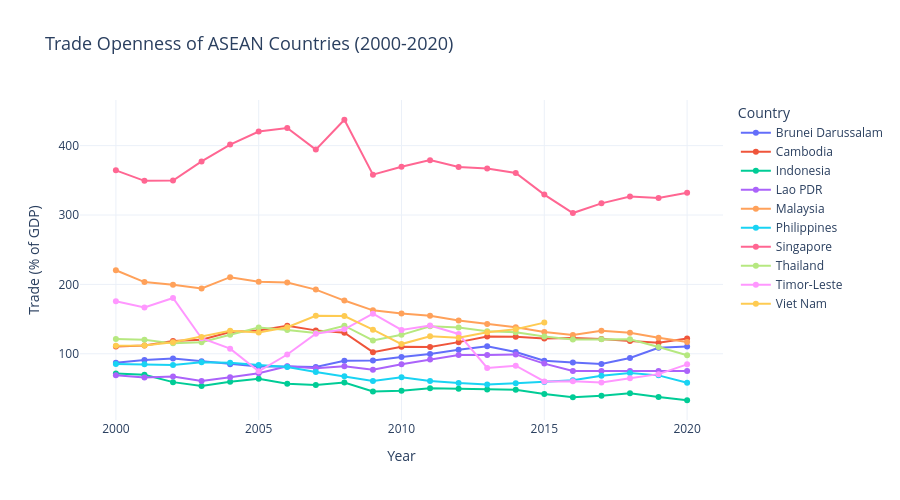
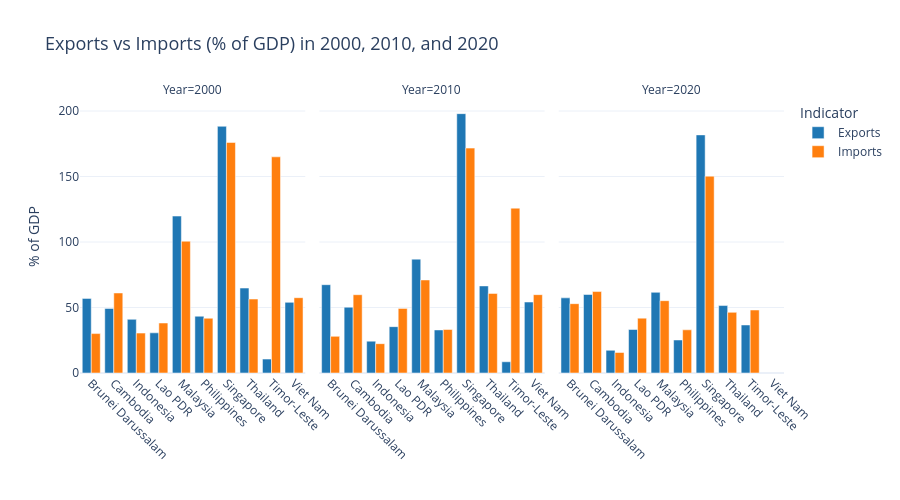

Source (notebook cell) for these figures, in order:
### Markdown cell above
- **Data field:**
  - `Trade (% of GDP)`: Represents the total value of exports and imports of goods and services as a share of GDP. It is the primary indicator of a country's economic openness and integration into the global market.
  - `Exports of goods and services (% of GDP)`: Measures the contribution of international sales to the national economy.
  - `Imports of goods and services (% of GDP)`: Indicates the economy's reliance on foreign goods and services.

- **Chart type:**
  - **Multi-line chart** for `Trade (% of GDP)` over time: Best suited for visualizing long-term trends and comparing the trajectory of economic openness across all 11 countries.
  - **Grouped Bar chart** for `Exports` and `Imports` at milestone years (2000, 2010, 2020): Allows for a detailed cross-sectional comparison of the trade balance structure (Export vs. Import ratios) during key decades.

- **Expected insight:** Singapore will stand out as an exceptionally open economy. Vietnam is likely to show a rapid increase in trade openness in the later period. Economies with massive domestic markets, like Indonesia, usually exhibit lower trade-to-GDP ratios compared to highly open ones.

### Code cell
# CHART 1: LINE CHART FOR TRADE (% OF GDP)
df_trade = df[['Country Name', 'Year', 'Trade (% of GDP)']].dropna()

fig_line = px.line(
    df_trade, 
    x="Year", 
    y="Trade (% of GDP)", 
    color="Country Name",
    markers=True,
    title="Trade Openness of ASEAN Countries (2000-2020)",
    labels={
        "Trade (% of GDP)": "Trade (% of GDP)",
        "Year": "Year"
    },
    template="plotly_white"
)
fig_line.update_layout(height=500, title_font_size=18, legend_title="Country")
fig_line.show()


# CHART 2: GROUPED BAR CHART FOR EXPORT/IMPORT (2000, 2010, 2020)

# Filter data for specific milestone years
milestone_years = [2000, 2010, 2020]
df_milestones = df[df['Year'].isin(milestone_years)][[
    'Country Name', 'Year', 
    'Exports of goods and services (% of GDP)', 
    'Imports of goods and services (% of GDP)'
]].dropna()

# Reshape data to long format for easier plotting with Plotly Express
df_melted = df_milestones.melt(
    id_vars=['Country Name', 'Year'],
    value_vars=['Exports of goods and services (% of GDP)', 'Imports of goods and services (% of GDP)'],
    var_name='Trade Type',
    value_name='Percentage'
)

# Rename the values for cleaner legend
df_melted['Trade Type'] = df_melted['Trade Type'].replace({
    'Exports of goods and services (% of GDP)': 'Exports',
    'Imports of goods and services (% of GDP)': 'Imports'
})

# Create faceted grouped bar chart
fig_bar = px.bar(
    df_melted, 
    x="Country Name", 
    y="Percentage", 
    color="Trade Type", 
    barmode="group",
    facet_col="Year", 
    title="Exports vs Imports (% of GDP) in 2000, 2010, and 2020",
    labels={
        "Percentage": "% of GDP",
        "Country Name": ""
    },
    color_discrete_map={"Exports": "#1f77b4", "Imports": "#ff7f0e"},
    template="plotly_white"
)

fig_bar.update_layout(height=500, title_font_size=18, legend_title="Indicator")
# Rotate x-axis labels for readability
fig_bar.update_xaxes(tickangle=45)
fig_bar.show()

### Figure 1 — Plotly figure (JSON) as saved in the notebook; plotly's stock layout.template omitted (floating-point values rounded to 4 significant figures)
{"data": [{"hovertemplate": "Country Name=Brunei Darussalam<br>Year=%{x}<br>Trade (% of GDP)=%{y}<extra></extra>", "legendgroup": "Brunei Darussalam", "line": {"color": "#636efa", "dash": "solid"}, "marker": {"symbol": "circle"}, "mode": "lines+markers", "name": "Brunei Darussalam", "orientation": "v", "showlegend": true, "type": "scatter", "x": [2000, 2001, 2002, 2003, 2004, 2005, 2006, 2007, 2008, 2009, 2010, 2011, 2012, 2013, 2014, 2015, 2016, 2017, 2018, 2019, 2020], "xaxis": "x", "y": [87.06, 91.1, 93.22, 89.09, 84.88, 81.62, 81.57, 81.01, 89.75, 90.29, 95.37, 99.54, 105.6, 110.9, 102.4, 89.9, 87.32, 85.18, 93.9, 108.5, 110.3], "yaxis": "y"}, {"hovertemplate": "Country Name=Cambodia<br>Year=%{x}<br>Trade (% of GDP)=%{y}<extra></extra>", "legendgroup": "Cambodia", "line": {"color": "#EF553B", "dash": "solid"}, "marker": {"symbol": "circle"}, "mode": "lines+markers", "name": "Cambodia", "orientation": "v", "showlegend": true, "type": "scatter", "x": [2000, 2001, 2002, 2003, 2004, 2005, 2006, 2007, 2008, 2009, 2010, 2011, 2012, 2013, 2014, 2015, 2016, 2017, 2018, 2019, 2020], "xaxis": "x", "y": [110.4, 111.8, 118.3, 120.1, 131.4, 133.6, 140.3, 133.7, 130.4, 102.3, 110.0, 109.8, 116.7, 124.9, 124.5, 122.1, 122.7, 121.2, 118.4, 115.7, 122.1], "yaxis": "y"}, {"hovertemplate": "Country Name=Indonesia<br>Year=%{x}<br>Trade (% of GDP)=%{y}<extra></extra>", "legendgroup": "Indonesia", "line": {"color": "#00cc96", "dash": "solid"}, "marker": {"symbol": "circle"}, "mode": "lines+markers", "name": "Indonesia", "orientation": "v", "showlegend": true, "type": "scatter", "x": [2000, 2001, 2002, 2003, 2004, 2005, 2006, 2007, 2008, 2009, 2010, 2011, 2012, 2013, 2014, 2015, 2016, 2017, 2018, 2019, 2020], "xaxis": "x", "y": [71.44, 69.79, 59.08, 53.62, 59.76, 63.99, 56.66, 54.83, 58.56, 45.51, 46.7, 50.18, 49.58, 48.64, 48.08, 41.94, 37.42, 39.36, 43.07, 37.63, 32.97], "yaxis": "y"}, {"hovertemplate": "Country Name=Lao PDR<br>Year=%{x}<br>Trade (% of GDP)=%{y}<extra></extra>", "legendgroup": "Lao PDR", "line": {"color": "#ab63fa", "dash": "solid"}, "marker": {"symbol": "circle"}, "mode": "lines+markers", "name": "Lao PDR", "orientation": "v", "showlegend": true, "type": "scatter", "x": [2000, 2001, 2002, 2003, 2004, 2005, 2006, 2007, 2008, 2009, 2010, 2011, 2012, 2013, 2014, 2015, 2016, 2017, 2018, 2019, 2020], "xaxis": "x", "y": [68.84, 65.9, 67.25, 60.57, 66.08, 71.79, 81.96, 79.21, 81.85, 76.93, 84.72, 91.7, 98.19, 98.18, 99.06, 85.8, 75.09, 75.09, 75.09, 75.09, 75.09], "yaxis": "y"}, {"hovertemplate": "Country Name=Malaysia<br>Year=%{x}<br>Trade (% of GDP)=%{y}<extra></extra>", "legendgroup": "Malaysia", "line": {"color": "#FFA15A", "dash": "solid"}, "marker": {"symbol": "circle"}, "mode": "lines+markers", "name": "Malaysia", "orientation": "v", "showlegend": true, "type": "scatter", "x": [2000, 2001, 2002, 2003, 2004, 2005, 2006, 2007, 2008, 2009, 2010, 2011, 2012, 2013, 2014, 2015, 2016, 2017, 2018, 2019, 2020], "xaxis": "x", "y": [220.4, 203.4, 199.4, 194.2, 210.4, 203.9, 202.6, 192.5, 176.7, 162.6, 157.9, 154.9, 147.8, 142.7, 138.3, 131.4, 126.9, 133.2, 130.4, 123.0, 116.8], "yaxis": "y"}, {"hovertemplate": "Country Name=Philippines<br>Year=%{x}<br>Trade (% of GDP)=%{y}<extra></extra>", "legendgroup": "Philippines", "line": {"color": "#19d3f3", "dash": "solid"}, "marker": {"symbol": "circle"}, "mode": "lines+markers", "name": "Philippines", "orientation": "v", "showlegend": true, "type": "scatter", "x": [2000, 2001, 2002, 2003, 2004, 2005, 2006, 2007, 2008, 2009, 2010, 2011, 2012, 2013, 2014, 2015, 2016, 2017, 2018, 2019, 2020], "xaxis": "x", "y": [85.15, 84.9, 83.84, 87.57, 87.13, 83.85, 80.85, 73.64, 67.68, 60.89, 66.1, 60.8, 57.84, 55.82, 57.47, 59.14, 61.78, 68.17, 72.16, 68.84, 58.17], "yaxis": "y"}, {"hovertemplate": "Country Name=Singapore<br>Year=%{x}<br>Trade (% of GDP)=%{y}<extra></extra>", "legendgroup": "Singapore", "line": {"color": "#FF6692", "dash": "solid"}, "marker": {"symbol": "circle"}, "mode": "lines+markers", "name": "Singapore", "orientation": "v", "showlegend": true, "type": "scatter", "x": [2000, 2001, 2002, 2003, 2004, 2005, 2006, 2007, 2008, 2009, 2010, 2011, 2012, 2013, 2014, 2015, 2016, 2017, 2018, 2019, 2020], "xaxis": "x", "y": [364.4, 349.3, 349.7, 377.2, 401.5, 420.4, 425.4, 394.3, 437.3, 358.2, 369.7, 379.1, 369.2, 367.0, 360.5, 329.5, 302.8, 316.8, 326.6, 324.4, 332.0], "yaxis": "y"}, {"hovertemplate": "Country Name=Thailand<br>Year=%{x}<br>Trade (% of GDP)=%{y}<extra></extra>", "legendgroup": "Thailand", "line": {"color": "#B6E880", "dash": "solid"}, "marker": {"symbol": "circle"}, "mode": "lines+markers", "name": "Thailand", "orientation": "v", "showlegend": true, "type": "scatter", "x": [2000, 2001, 2002, 2003, 2004, 2005, 2006, 2007, 2008, 2009, 2010, 2011, 2012, 2013, 2014, 2015, 2016, 2017, 2018, 2019, 2020], "xaxis": "x", "y": [121.3, 120.3, 115.0, 116.7, 127.4, 137.9, 134.1, 129.9, 140.4, 119.3, 127.3, 139.7, 137.7, 132.5, 130.9, 124.8, 120.6, 120.9, 120.8, 109.7, 97.8], "yaxis": "y"}, {"hovertemplate": "Country Name=Timor-Leste<br>Year=%{x}<br>Trade (% of GDP)=%{y}<extra></extra>", "legendgroup": "Timor-Leste", "line": {"color": "#FF97FF", "dash": "solid"}, "marker": {"symbol": "circle"}, "mode": "lines+markers", "name": "Timor-Leste", "orientation": "v", "showlegend": true, "type": "scatter", "x": [2000, 2001, 2002, 2003, 2004, 2005, 2006, 2007, 2008, 2009, 2010, 2011, 2012, 2013, 2014, 2015, 2016, 2017, 2018, 2019, 2020], "xaxis": "x", "y": [175.6, 166.7, 180.4, 122.3, 107.3, 74.67, 98.88, 128.8, 135.3, 157.7, 134.4, 140.8, 128.5, 79.63, 82.74, 60.08, 60.31, 58.63, 64.82, 70.61, 84.75], "yaxis": "y"}, {"hovertemplate": "Country Name=Viet Nam<br>Year=%{x}<br>Trade (% of GDP)=%{y}<extra></extra>", "legendgroup": "Viet Nam", "line": {"color": "#FECB52", "dash": "solid"}, "marker": {"symbol": "circle"}, "mode": "lines+markers", "name": "Viet Nam", "orientation": "v", "showlegend": true, "type": "scatter", "x": [2000, 2001, 2002, 2003, 2004, 2005, 2006, 2007, 2008, 2009, 2010, 2011, 2012, 2013, 2014, 2015], "xaxis": "x", "y": [111.4, 112.0, 116.7, 124.3, 133.0, 130.7, 138.3, 154.6, 154.3, 134.7, 114.0, 125.3, 123.2, 130.8, 135.4, 144.9], "yaxis": "y"}], "layout": {"height": 500, "legend": {"title": {"text": "Country"}, "tracegroupgap": 0}, "title": {"font": {"size": 18}, "text": "Trade Openness of ASEAN Countries (2000-2020)"}, "xaxis": {"anchor": "y", "domain": [0, 1], "title": {"text": "Year"}}, "yaxis": {"anchor": "x", "domain": [0, 1], "title": {"text": "Trade (% of GDP)"}}}}

### Figure 2 — Plotly figure (JSON) as saved in the notebook; plotly's stock layout.template omitted (floating-point values rounded to 4 significant figures)
{"data": [{"alignmentgroup": "True", "hovertemplate": "Trade Type=Exports<br>Year=2000<br>=%{x}<br>% of GDP=%{y}<extra></extra>", "legendgroup": "Exports", "marker": {"color": "#1f77b4", "pattern": {"shape": ""}}, "name": "Exports", "offsetgroup": "Exports", "orientation": "v", "showlegend": true, "textposition": "auto", "type": "bar", "x": ["Brunei Darussalam", "Cambodia", "Indonesia", "Lao PDR", "Malaysia", "Philippines", "Singapore", "Thailand", "Timor-Leste", "Viet Nam"], "xaxis": "x", "y": [56.97, 49.3, 40.98, 30.66, 119.8, 43.34, 188.4, 64.84, 10.62, 53.92], "yaxis": "y"}, {"alignmentgroup": "True", "hovertemplate": "Trade Type=Exports<br>Year=2010<br>=%{x}<br>% of GDP=%{y}<extra></extra>", "legendgroup": "Exports", "marker": {"color": "#1f77b4", "pattern": {"shape": ""}}, "name": "Exports", "offsetgroup": "Exports", "orientation": "v", "showlegend": false, "textposition": "auto", "type": "bar", "x": ["Brunei Darussalam", "Cambodia", "Indonesia", "Lao PDR", "Malaysia", "Philippines", "Singapore", "Thailand", "Timor-Leste", "Viet Nam"], "xaxis": "x2", "y": [67.41, 50.23, 24.3, 35.38, 86.93, 32.87, 198.0, 66.49, 8.565, 54.18], "yaxis": "y2"}, {"alignmentgroup": "True", "hovertemplate": "Trade Type=Exports<br>Year=2020<br>=%{x}<br>% of GDP=%{y}<extra></extra>", "legendgroup": "Exports", "marker": {"color": "#1f77b4", "pattern": {"shape": ""}}, "name": "Exports", "offsetgroup": "Exports", "orientation": "v", "showlegend": false, "textposition": "auto", "type": "bar", "x": ["Brunei Darussalam", "Cambodia", "Indonesia", "Lao PDR", "Malaysia", "Philippines", "Singapore", "Thailand", "Timor-Leste"], "xaxis": "x3", "y": [57.36, 59.92, 17.33, 33.21, 61.58, 25.2, 181.8, 51.49, 36.67], "yaxis": "y3"}, {"alignmentgroup": "True", "hovertemplate": "Trade Type=Imports<br>Year=2000<br>=%{x}<br>% of GDP=%{y}<extra></extra>", "legendgroup": "Imports", "marker": {"color": "#ff7f0e", "pattern": {"shape": ""}}, "name": "Imports", "offsetgroup": "Imports", "orientation": "v", "showlegend": true, "textposition": "auto", "type": "bar", "x": ["Brunei Darussalam", "Cambodia", "Indonesia", "Lao PDR", "Malaysia", "Philippines", "Singapore", "Thailand", "Timor-Leste", "Viet Nam"], "xaxis": "x", "y": [30.09, 61.09, 30.46, 38.18, 100.6, 41.81, 176.0, 56.46, 165.0, 57.5], "yaxis": "y"}, {"alignmentgroup": "True", "hovertemplate": "Trade Type=Imports<br>Year=2010<br>=%{x}<br>% of GDP=%{y}<extra></extra>", "legendgroup": "Imports", "marker": {"color": "#ff7f0e", "pattern": {"shape": ""}}, "name": "Imports", "offsetgroup": "Imports", "orientation": "v", "showlegend": false, "textposition": "auto", "type": "bar", "x": ["Brunei Darussalam", "Cambodia", "Indonesia", "Lao PDR", "Malaysia", "Philippines", "Singapore", "Thailand", "Timor-Leste", "Viet Nam"], "xaxis": "x2", "y": [27.96, 59.77, 22.4, 49.34, 71.01, 33.23, 171.7, 60.76, 125.8, 59.8], "yaxis": "y2"}, {"alignmentgroup": "True", "hovertemplate": "Trade Type=Imports<br>Year=2020<br>=%{x}<br>% of GDP=%{y}<extra></extra>", "legendgroup": "Imports", "marker": {"color": "#ff7f0e", "pattern": {"shape": ""}}, "name": "Imports", "offsetgroup": "Imports", "orientation": "v", "showlegend": false, "textposition": "auto", "type": "bar", "x": ["Brunei Darussalam", "Cambodia", "Indonesia", "Lao PDR", "Malaysia", "Philippines", "Singapore", "Thailand", "Timor-Leste"], "xaxis": "x3", "y": [52.93, 62.18, 15.64, 41.88, 55.21, 32.97, 150.3, 46.31, 48.08], "yaxis": "y3"}], "layout": {"annotations": [{"font": {}, "showarrow": false, "text": "Year=2000", "x": 0.16, "xanchor": "center", "xref": "paper", "y": 1, "yanchor": "bottom", "yref": "paper"}, {"font": {}, "showarrow": false, "text": "Year=2010", "x": 0.5, "xanchor": "center", "xref": "paper", "y": 1, "yanchor": "bottom", "yref": "paper"}, {"font": {}, "showarrow": false, "text": "Year=2020", "x": 0.84, "xanchor": "center", "xref": "paper", "y": 1, "yanchor": "bottom", "yref": "paper"}], "barmode": "group", "height": 500, "legend": {"title": {"text": "Indicator"}, "tracegroupgap": 0}, "title": {"font": {"size": 18}, "text": "Exports vs Imports (% of GDP) in 2000, 2010, and 2020"}, "xaxis": {"anchor": "y", "domain": [0, 0.32], "tickangle": 45, "title": {"text": ""}}, "xaxis2": {"anchor": "y2", "domain": [0.34, 0.66], "matches": "x", "tickangle": 45, "title": {"text": ""}}, "xaxis3": {"anchor": "y3", "domain": [0.68, 1.0], "matches": "x", "tickangle": 45, "title": {"text": ""}}, "yaxis": {"anchor": "x", "domain": [0, 1], "title": {"text": "% of GDP"}}, "yaxis2": {"anchor": "x2", "domain": [0, 1], "matches": "y", "showticklabels": false}, "yaxis3": {"anchor": "x3", "domain": [0, 1], "matches": "y", "showticklabels": false}}}
